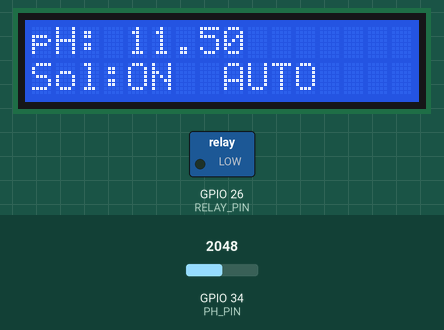
Bench run of a sketch on a simulated ESP32. Shown: 16×2 character LCD, switched loads named in the sketch (green lamp = pin HIGH). The test bench sets the inputs (shaded band); at power-on: GPIO 34 (PH_PIN) = 2048. WiFi joins after 1.5 s; servers stay silent unless stated; no MQTT or app messages arrive unless stated; what the sketch prints to the serial monitor is not drawn.

Above: at 2.7 s.
2.8 s: GPIO 34 (PH_PIN) set to 2879
At 4.3 s:
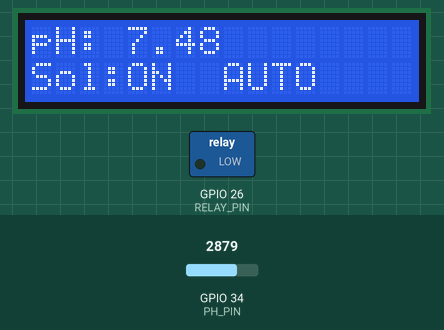
4.6 s: GPIO 34 (PH_PIN) set to 2986
At 6.0 s:
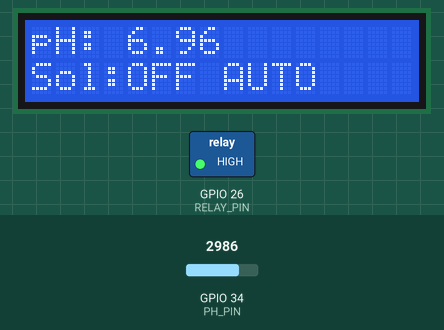
7.1 s: GPIO 34 (PH_PIN) set to 2866
At 8.0 s:
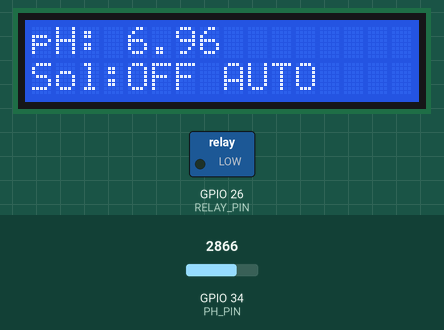
Timing chart, 0 to 10.1 s (numbered marks = the images above; inputs shaded):
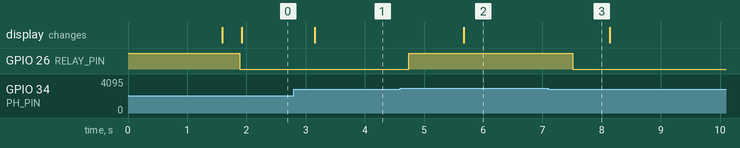

Measured:
- the behaviour switches between 2916 and 2917 on GPIO 34 (PH_PIN) (found by bisection; images 1 and 2)
- after the input at 2.8 s, the display: changes after 0.35 s (image 1)
- after the input at 4.6 s, GPIO 26 (RELAY_PIN): LOW → HIGH after 0.14 s; the display: changes after 1.1 s (image 2)
- after the input at 7.1 s, GPIO 26 (RELAY_PIN): HIGH → LOW after 0.41 s

The sketch:

esp32-kolampintar.ino
```cpp
/*
   KOLAMPINTAR - ESP32 pH monitor and acid solenoid controller

   MQTT telemetry: device/{deviceUid}/sensor
   MQTT commands:  device/{deviceUid}/control
   MQTT presence:  device/{deviceUid}/status
   MQTT command ACK: device/{deviceUid}/ack

   Required Arduino libraries:
   - PubSubClient by Nick O'Leary
   - ArduinoJson by Benoit Blanchon
   - LiquidCrystal I2C by Frank de Brabander
*/

#include <ArduinoJson.h>
#include <ctype.h>
#include <LiquidCrystal_I2C.h>
#include <PubSubClient.h>
#include <WiFi.h>
#include <Wire.h>
#include "secrets.h"

// ---------- Device configuration ----------
constexpr int PH_PIN = 34;
constexpr int RELAY_PIN = 26;
constexpr bool RELAY_ACTIVE_LOW = true;

// Acid dosing hysteresis: open above 7.5, close below 7.3.
constexpr float PH_MAX_ON = 7.5F;
constexpr float PH_MAX_OFF = 7.3F;

// Replace these values with your two-point calibration results.
constexpr float PH_7_VOLTAGE = 2.4F;
constexpr float PH_4_VOLTAGE = 2.9F;

constexpr unsigned long LCD_INTERVAL_MS = 1000;
constexpr unsigned long TELEMETRY_INTERVAL_MS = 5000;
constexpr unsigned long WIFI_RETRY_MS = 5000;
constexpr unsigned long MQTT_RETRY_MS = 10000;

// Safety: a manual ON command returns to AUTO after one minute.
constexpr unsigned long MANUAL_ON_TIMEOUT_MS = 60000;

enum ControlMode { AUTO_MODE, MANUAL_MODE };

LiquidCrystal_I2C lcd(0x27, 16, 2);
WiFiClient wifiClient;
PubSubClient mqttClient(wifiClient);

ControlMode controlMode = AUTO_MODE;
bool relayState = false;
float latestPH = 7.0F;
unsigned long manualOnStartedAt = 0;
unsigned long lastLcdAt = 0;
unsigned long lastTelemetryAt = 0;
unsigned long lastWifiAttemptAt = 0;
unsigned long lastMqttAttemptAt = 0;

char deviceUid[13];
char sensorTopic[40];
char controlTopic[40];
char statusTopic[40];
char ackTopic[40];
char lastCommandId[37] = "";
char lastAckPayload[320] = "";

void setRelay(bool on) {
  digitalWrite(RELAY_PIN, RELAY_ACTIVE_LOW ? (on ? LOW : HIGH)
                                           : (on ? HIGH : LOW));
  relayState = on;
  if (!on) manualOnStartedAt = 0;
}

float readPH() {
  const int raw = analogRead(PH_PIN);
  const float voltage = raw * (3.3F / 4095.0F);
  float ph = 7.0F +
             ((voltage - PH_7_VOLTAGE) /
              (PH_7_VOLTAGE - PH_4_VOLTAGE) * 3.0F);
  return constrain(ph, 0.0F, 14.0F);
}

float readAveragePH(int samples = 10) {
  float total = 0.0F;
  for (int i = 0; i < samples; i++) {
    total += readPH();
    delay(30);
  }
  return total / samples;
}

void applyAutomaticControl() {
  if (controlMode != AUTO_MODE) return;

  if (latestPH > PH_MAX_ON && !relayState) {
    setRelay(true);
    Serial.println("pH tinggi -> solenoid ON");
  } else if (latestPH < PH_MAX_OFF && relayState) {
    setRelay(false);
    Serial.println("pH normal -> solenoid OFF");
  }
}

void applyManualSafetyTimeout() {
  if (controlMode == MANUAL_MODE && relayState && manualOnStartedAt != 0 &&
      millis() - manualOnStartedAt >= MANUAL_ON_TIMEOUT_MS) {
    Serial.println("Manual ON timeout -> kembali ke AUTO");
    setRelay(false);
    controlMode = AUTO_MODE;
    applyAutomaticControl();
  }
}

bool isValidCommandId(const char* commandId) {
  if (commandId == nullptr || strlen(commandId) != 36) return false;
  for (int i = 0; i < 36; i++) {
    const bool isHyphen = i == 8 || i == 13 || i == 18 || i == 23;
    if (isHyphen ? commandId[i] != '-' : !isxdigit(commandId[i])) return false;
  }
  return true;
}

void rememberAndPublishAck(const char* commandId,
                           const JsonDocument& document) {
  strncpy(lastCommandId, commandId, sizeof(lastCommandId) - 1);
  lastCommandId[sizeof(lastCommandId) - 1] = '\0';
  serializeJson(document, lastAckPayload, sizeof(lastAckPayload));
  if (mqttClient.connected()) {
    mqttClient.publish(ackTopic, lastAckPayload, true);
  }
  Serial.printf("ACK %s -> %s\n", ackTopic, lastAckPayload);
}

void publishLastAck() {
  if (mqttClient.connected() && lastAckPayload[0] != '\0') {
    mqttClient.publish(ackTopic, lastAckPayload, true);
  }
}

void publishAppliedAck(const char* commandId) {
  StaticJsonDocument<256> acknowledgement;
  acknowledgement["commandId"] = commandId;
  acknowledgement["status"] = "APPLIED";
  acknowledgement["mode"] = controlMode == AUTO_MODE ? "AUTO" : "MANUAL";
  acknowledgement["solenoid"] = relayState ? "ON" : "OFF";
  acknowledgement["relayPinLevel"] = digitalRead(RELAY_PIN) == HIGH ? 1 : 0;
  rememberAndPublishAck(commandId, acknowledgement);
}

void publishRejectedAck(const char* commandId, const char* reason) {
  StaticJsonDocument<192> acknowledgement;
  acknowledgement["commandId"] = commandId;
  acknowledgement["status"] = "REJECTED";
  acknowledgement["reason"] = reason;
  rememberAndPublishAck(commandId, acknowledgement);
}

void mqttCallback(char* topic, byte* payload, unsigned int length) {
  StaticJsonDocument<256> document;
  const DeserializationError error =
      deserializeJson(document, payload, length);
  if (error) {
    Serial.printf("Perintah MQTT tidak valid: %s\n", error.c_str());
    return;
  }

  const char* commandId = document["commandId"] | "";
  if (!isValidCommandId(commandId)) {
    Serial.println("Perintah ditolak: commandId tidak valid");
    return;
  }

  if (strcmp(commandId, lastCommandId) == 0) {
    Serial.printf("Duplikat commandId %s -> kirim ulang ACK\n", commandId);
    publishLastAck();
    return;
  }

  const char* mode = document["mode"] | "";
  if (strcmp(mode, "AUTO") == 0) {
    controlMode = AUTO_MODE;
    setRelay(false);
    applyAutomaticControl();
    Serial.println("Mode -> AUTO");
    publishAppliedAck(commandId);
    return;
  }

  const char* solenoid = document["solenoid"] | "";
  if (strcmp(mode, "MANUAL") == 0 && strcmp(solenoid, "ON") == 0) {
    controlMode = MANUAL_MODE;
    setRelay(true);
    manualOnStartedAt = millis();
    Serial.println("Mode -> MANUAL, solenoid ON");
    publishAppliedAck(commandId);
  } else if (strcmp(mode, "MANUAL") == 0 && strcmp(solenoid, "OFF") == 0) {
    controlMode = MANUAL_MODE;
    setRelay(false);
    Serial.println("Mode -> MANUAL, solenoid OFF");
    publishAppliedAck(commandId);
  } else {
    Serial.println("Perintah ditolak: payload mode/solenoid tidak valid");
    publishRejectedAck(commandId, "INVALID_PAYLOAD");
  }
}

void connectWifiIfNeeded() {
  if (WiFi.status() == WL_CONNECTED) return;
  if (millis() - lastWifiAttemptAt < WIFI_RETRY_MS) return;

  lastWifiAttemptAt = millis();
  Serial.printf("Menghubungkan WiFi ke %s...\n", WIFI_SSID);
  WiFi.disconnect();
  WiFi.begin(WIFI_SSID, WIFI_PASSWORD);
}

void connectMqttIfNeeded() {
  if (WiFi.status() != WL_CONNECTED || mqttClient.connected()) return;
  if (millis() - lastMqttAttemptAt < MQTT_RETRY_MS) return;

  lastMqttAttemptAt = millis();
  char clientId[40];
  snprintf(clientId, sizeof(clientId), "kolampintar-%s", deviceUid);

  Serial.printf("Menghubungkan MQTT ke %s:%u...\n", MQTT_HOST, MQTT_PORT);
  if (mqttClient.connect(clientId, statusTopic, 1, true, "offline")) {
    mqttClient.subscribe(controlTopic, 1);
    mqttClient.publish(statusTopic, "online", true);
    publishLastAck();
    Serial.printf("MQTT terhubung, subscribe %s\n", controlTopic);
  } else {
    Serial.printf("MQTT gagal, rc=%d\n", mqttClient.state());
  }
}

void publishTelemetry() {
  if (!mqttClient.connected()) return;

  StaticJsonDocument<192> document;
  document["ph"] = roundf(latestPH * 100.0F) / 100.0F;
  document["solenoid"] = relayState ? "ON" : "OFF";
  document["mode"] = controlMode == AUTO_MODE ? "AUTO" : "MANUAL";
  document["rssi"] = WiFi.RSSI();

  char message[192];
  serializeJson(document, message, sizeof(message));
  mqttClient.publish(sensorTopic, message, false);
  Serial.printf("Telemetri %s -> %s\n", sensorTopic, message);
}

void updateLcd() {
  lcd.setCursor(0, 0);
  lcd.print("pH: ");
  lcd.print(latestPH, 2);
  lcd.print("       ");

  lcd.setCursor(0, 1);
  lcd.print(relayState ? "Sol:ON " : "Sol:OFF");
  lcd.print(controlMode == AUTO_MODE ? " AUTO " : " MAN  ");
}

void setup() {
  Serial.begin(115200);
  pinMode(RELAY_PIN, OUTPUT);
  setRelay(false);  // Fail safe: acid flow is OFF during boot.

  lcd.init();
  lcd.backlight();
  lcd.print("KolamPintar");
  lcd.setCursor(0, 1);
  lcd.print("Starting...");

  const uint64_t chipId = ESP.getEfuseMac();
  snprintf(deviceUid, sizeof(deviceUid), "%04X%08X",
           static_cast<uint16_t>(chipId >> 32),
           static_cast<uint32_t>(chipId));
  snprintf(sensorTopic, sizeof(sensorTopic), "device/%s/sensor", deviceUid);
  snprintf(controlTopic, sizeof(controlTopic), "device/%s/control", deviceUid);
  snprintf(statusTopic, sizeof(statusTopic), "device/%s/status", deviceUid);
  snprintf(ackTopic, sizeof(ackTopic), "device/%s/ack", deviceUid);
  Serial.printf("Device UID: %s\n", deviceUid);

  WiFi.mode(WIFI_STA);
  WiFi.setAutoReconnect(true);
  mqttClient.setServer(MQTT_HOST, MQTT_PORT);
  mqttClient.setCallback(mqttCallback);
  mqttClient.setBufferSize(512);
  mqttClient.setSocketTimeout(2);

  // Allow the first connection attempts immediately.
  lastWifiAttemptAt = millis() - WIFI_RETRY_MS;
  lastMqttAttemptAt = millis() - MQTT_RETRY_MS;
  delay(1500);
  lcd.clear();
}

void loop() {
  // Local control is always evaluated before any network reconnect attempt.
  latestPH = readAveragePH();
  applyAutomaticControl();
  applyManualSafetyTimeout();

  connectWifiIfNeeded();
  connectMqttIfNeeded();
  mqttClient.loop();

  const unsigned long now = millis();
  if (now - lastLcdAt >= LCD_INTERVAL_MS) {
    lastLcdAt = now;
    updateLcd();
  }
  if (now - lastTelemetryAt >= TELEMETRY_INTERVAL_MS) {
    lastTelemetryAt = now;
    publishTelemetry();
  }
}
```

secrets.example.h
```cpp
#pragma once

// Copy this file to secrets.h, then fill in your local values.
// Do not commit secrets.h.
const char* WIFI_SSID = "YOUR_WIFI_NAME";
const char* WIFI_PASSWORD = "YOUR_WIFI_PASSWORD";

// LAN IP of the computer running docker compose (never use localhost here).
const char* MQTT_HOST = "192.168.1.100";
const uint16_t MQTT_PORT = 1883;
```
